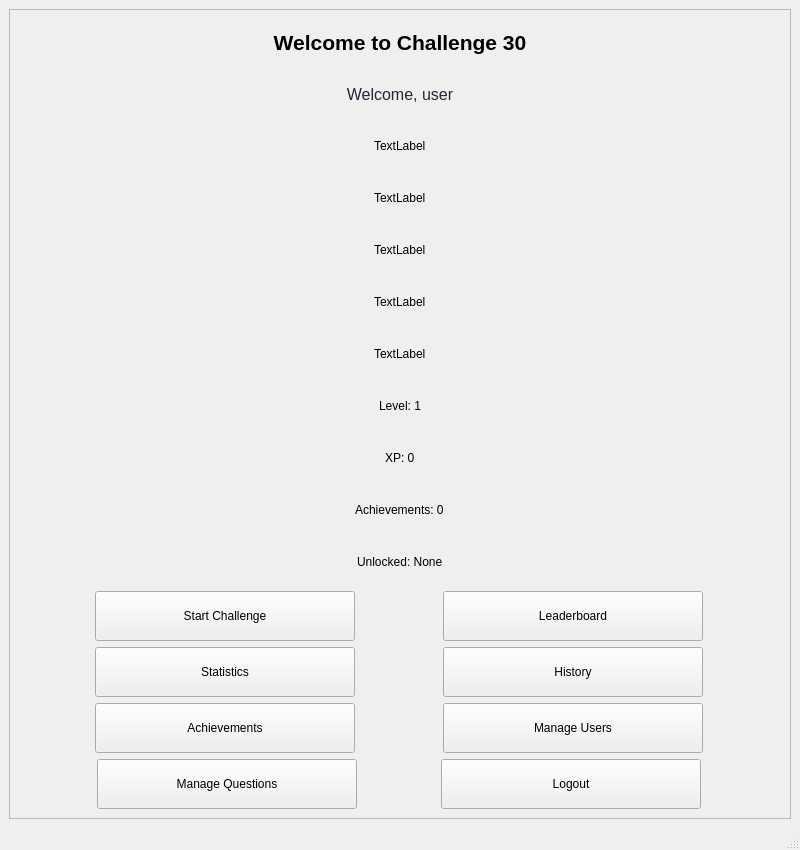
<?xml version="1.0" encoding="UTF-8"?>
<ui version="4.0">
 <class>DashboardWindow</class>
 <widget class="QMainWindow" name="DashboardWindow">
  <property name="geometry">
   <rect>
    <x>0</x>
    <y>0</y>
    <width>800</width>
    <height>850</height>
   </rect>
  </property>
  <property name="sizePolicy">
   <sizepolicy hsizetype="Expanding" vsizetype="Expanding">
    <horstretch>0</horstretch>
    <verstretch>0</verstretch>
   </sizepolicy>
  </property>
  <property name="windowTitle">
   <string>Challenge 30 - Dashboard</string>
  </property>
  <widget class="QWidget" name="centralwidget">
   <layout class="QVBoxLayout" name="verticalLayout_2">
    <item>
     <widget class="QFrame" name="frameDashboard">
      <property name="minimumSize">
       <size>
        <width>700</width>
        <height>650</height>
       </size>
      </property>
      <property name="maximumSize">
       <size>
        <width>16777215</width>
        <height>16777215</height>
       </size>
      </property>
      <property name="sizeIncrement">
       <size>
        <width>380</width>
        <height>420</height>
       </size>
      </property>
      <property name="frameShape">
       <enum>QFrame::Shape::StyledPanel</enum>
      </property>
      <property name="frameShadow">
       <enum>QFrame::Shadow::Raised</enum>
      </property>
      <layout class="QVBoxLayout" name="verticalLayout">
       <item>
        <widget class="QLabel" name="labelTitle">
         <property name="minimumSize">
          <size>
           <width>280</width>
           <height>11</height>
          </size>
         </property>
         <property name="font">
          <font>
           <pointsize>16</pointsize>
           <bold>true</bold>
          </font>
         </property>
         <property name="text">
          <string>Welcome to Challenge 30</string>
         </property>
         <property name="alignment">
          <set>Qt::AlignmentFlag::AlignCenter</set>
         </property>
         <property name="wordWrap">
          <bool>true</bool>
         </property>
        </widget>
       </item>
       <item>
        <widget class="QLabel" name="labelWelcome">
         <property name="minimumSize">
          <size>
           <width>280</width>
           <height>0</height>
          </size>
         </property>
         <property name="font">
          <font>
           <pointsize>12</pointsize>
          </font>
         </property>
         <property name="styleSheet">
          <string notr="true">QMainWindow {
    background-color: #f5f7fa;
}

QLabel {
    color: #1f2937;
    font-size: 12pt;
}

QLabel#labelTitle {
    font-size: 24pt;
    font-weight: bold;
    color: #111827;
}

QLabel#labelWelcomeUser {
    font-size: 13pt;
    font-weight: 600;
    color: #334155;
}

QPushButton {
    background-color: #2563eb;
    color: white;
    border: none;
    border-radius: 10px;
    padding: 12px;
    font-size: 11pt;
    font-weight: 600;
}

QPushButton:hover {
    background-color: #1d4ed8;
}

QPushButton:pressed {
    background-color: #1e40af;
}</string>
         </property>
         <property name="text">
          <string>Welcome, user</string>
         </property>
         <property name="alignment">
          <set>Qt::AlignmentFlag::AlignCenter</set>
         </property>
         <property name="wordWrap">
          <bool>true</bool>
         </property>
        </widget>
       </item>
       <item alignment="Qt::AlignmentFlag::AlignHCenter">
        <widget class="QLabel" name="labelRoleBadge">
         <property name="text">
          <string>TextLabel</string>
         </property>
        </widget>
       </item>
       <item alignment="Qt::AlignmentFlag::AlignHCenter">
        <widget class="QLabel" name="labelTotalQuestions">
         <property name="text">
          <string>TextLabel</string>
         </property>
        </widget>
       </item>
       <item alignment="Qt::AlignmentFlag::AlignHCenter">
        <widget class="QLabel" name="labelTotalPlayers">
         <property name="text">
          <string>TextLabel</string>
         </property>
        </widget>
       </item>
       <item alignment="Qt::AlignmentFlag::AlignHCenter">
        <widget class="QLabel" name="labelMyGames">
         <property name="text">
          <string>TextLabel</string>
         </property>
        </widget>
       </item>
       <item alignment="Qt::AlignmentFlag::AlignHCenter">
        <widget class="QLabel" name="labelBestScoreGlobal">
         <property name="text">
          <string>TextLabel</string>
         </property>
        </widget>
       </item>
       <item alignment="Qt::AlignmentFlag::AlignHCenter">
        <widget class="QLabel" name="labelPlayerLevel">
         <property name="text">
          <string>Level: 1</string>
         </property>
        </widget>
       </item>
       <item alignment="Qt::AlignmentFlag::AlignHCenter">
        <widget class="QLabel" name="labelPlayerXp">
         <property name="text">
          <string>XP: 0</string>
         </property>
        </widget>
       </item>
       <item alignment="Qt::AlignmentFlag::AlignHCenter">
        <widget class="QLabel" name="labelAchievementCount">
         <property name="text">
          <string>Achievements: 0</string>
         </property>
        </widget>
       </item>
       <item alignment="Qt::AlignmentFlag::AlignHCenter">
        <widget class="QLabel" name="labelAchievementList">
         <property name="text">
          <string>Unlocked: None</string>
         </property>
         <property name="wordWrap">
          <bool>true</bool>
         </property>
        </widget>
       </item>
       <item>
        <layout class="QHBoxLayout" name="horizontalLayout">
         <property name="spacing">
          <number>12</number>
         </property>
         <item>
          <widget class="QPushButton" name="pushButtonStartChallenge">
           <property name="sizePolicy">
            <sizepolicy hsizetype="Expanding" vsizetype="Fixed">
             <horstretch>0</horstretch>
             <verstretch>0</verstretch>
            </sizepolicy>
           </property>
           <property name="minimumSize">
            <size>
             <width>220</width>
             <height>50</height>
            </size>
           </property>
           <property name="maximumSize">
            <size>
             <width>260</width>
             <height>16777215</height>
            </size>
           </property>
           <property name="text">
            <string>Start Challenge</string>
           </property>
          </widget>
         </item>
         <item>
          <widget class="QPushButton" name="pushButtonLeaderboard">
           <property name="sizePolicy">
            <sizepolicy hsizetype="Expanding" vsizetype="Fixed">
             <horstretch>0</horstretch>
             <verstretch>0</verstretch>
            </sizepolicy>
           </property>
           <property name="minimumSize">
            <size>
             <width>220</width>
             <height>50</height>
            </size>
           </property>
           <property name="maximumSize">
            <size>
             <width>260</width>
             <height>16777215</height>
            </size>
           </property>
           <property name="text">
            <string>Leaderboard</string>
           </property>
          </widget>
         </item>
        </layout>
       </item>
       <item>
        <layout class="QHBoxLayout" name="horizontalLayout_2">
         <property name="spacing">
          <number>12</number>
         </property>
         <item>
          <widget class="QPushButton" name="pushButtonStatistics">
           <property name="sizePolicy">
            <sizepolicy hsizetype="Expanding" vsizetype="Fixed">
             <horstretch>0</horstretch>
             <verstretch>0</verstretch>
            </sizepolicy>
           </property>
           <property name="minimumSize">
            <size>
             <width>220</width>
             <height>50</height>
            </size>
           </property>
           <property name="maximumSize">
            <size>
             <width>260</width>
             <height>16777215</height>
            </size>
           </property>
           <property name="text">
            <string>Statistics</string>
           </property>
          </widget>
         </item>
         <item>
          <widget class="QPushButton" name="pushButtonHistory">
           <property name="minimumSize">
            <size>
             <width>220</width>
             <height>50</height>
            </size>
           </property>
           <property name="maximumSize">
            <size>
             <width>260</width>
             <height>16777215</height>
            </size>
           </property>
           <property name="text">
            <string>History</string>
           </property>
          </widget>
         </item>
        </layout>
       </item>
       <item>
        <layout class="QHBoxLayout" name="horizontalLayout_3">
         <property name="spacing">
          <number>12</number>
         </property>
         <item>
          <widget class="QPushButton" name="pushButtonAchievements">
           <property name="minimumSize">
            <size>
             <width>220</width>
             <height>50</height>
            </size>
           </property>
           <property name="maximumSize">
            <size>
             <width>260</width>
             <height>16777215</height>
            </size>
           </property>
           <property name="text">
            <string>Achievements</string>
           </property>
          </widget>
         </item>
         <item>
          <widget class="QPushButton" name="pushButtonManageUsers">
           <property name="minimumSize">
            <size>
             <width>220</width>
             <height>50</height>
            </size>
           </property>
           <property name="maximumSize">
            <size>
             <width>260</width>
             <height>16777215</height>
            </size>
           </property>
           <property name="text">
            <string>Manage Users</string>
           </property>
          </widget>
         </item>
        </layout>
       </item>
       <item>
        <layout class="QHBoxLayout" name="horizontalLayout_4">
         <item>
          <widget class="QPushButton" name="pushButtonManageQuestions">
           <property name="sizePolicy">
            <sizepolicy hsizetype="Expanding" vsizetype="Fixed">
             <horstretch>0</horstretch>
             <verstretch>0</verstretch>
            </sizepolicy>
           </property>
           <property name="minimumSize">
            <size>
             <width>220</width>
             <height>50</height>
            </size>
           </property>
           <property name="maximumSize">
            <size>
             <width>260</width>
             <height>16777215</height>
            </size>
           </property>
           <property name="text">
            <string>Manage Questions</string>
           </property>
          </widget>
         </item>
         <item>
          <widget class="QPushButton" name="pushButtonLogout">
           <property name="sizePolicy">
            <sizepolicy hsizetype="Expanding" vsizetype="Fixed">
             <horstretch>0</horstretch>
             <verstretch>0</verstretch>
            </sizepolicy>
           </property>
           <property name="minimumSize">
            <size>
             <width>220</width>
             <height>50</height>
            </size>
           </property>
           <property name="maximumSize">
            <size>
             <width>260</width>
             <height>16777215</height>
            </size>
           </property>
           <property name="text">
            <string>Logout</string>
           </property>
          </widget>
         </item>
        </layout>
       </item>
      </layout>
     </widget>
    </item>
   </layout>
  </widget>
  <widget class="QMenuBar" name="menubar">
   <property name="geometry">
    <rect>
     <x>0</x>
     <y>0</y>
     <width>800</width>
     <height>18</height>
    </rect>
   </property>
  </widget>
  <widget class="QStatusBar" name="statusbar"/>
 </widget>
 <resources/>
 <connections/>
</ui>
